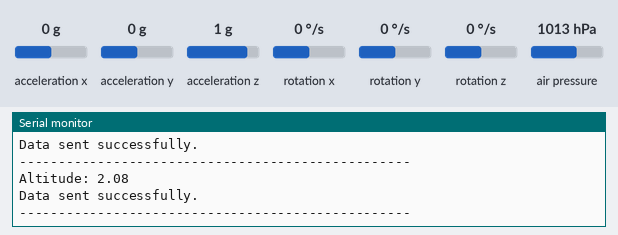
The sketch below on a simulated ESP32. Shown: the last lines printed to the serial monitor. The inputs (shaded band) are chosen by the test bench; at power-on: air pressure 1013 hPa, acceleration x 0 g, acceleration y 0 g, acceleration z 1 g, rotation x 0 °/s, rotation y 0 °/s, rotation z 0 °/s.

Above: at 3.2 s.
3.3 s: air pressure set to 952 hPa
At 3.31 s:
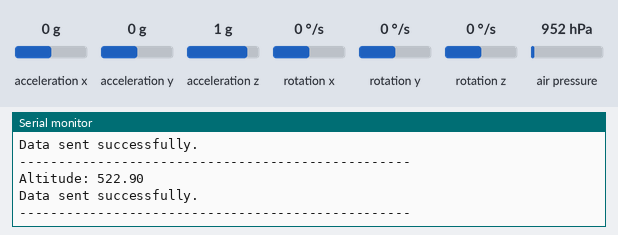
4.8 s: air pressure set to 975 hPa
At 4.9 s:
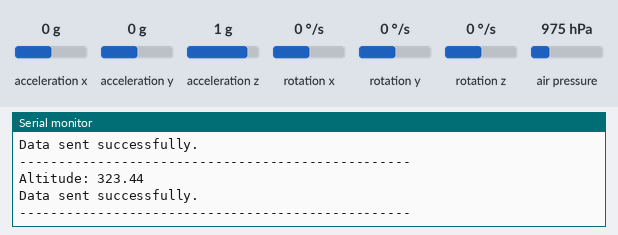
Timing chart, 0 to 7.8 s (numbered marks = the images above; inputs shaded):
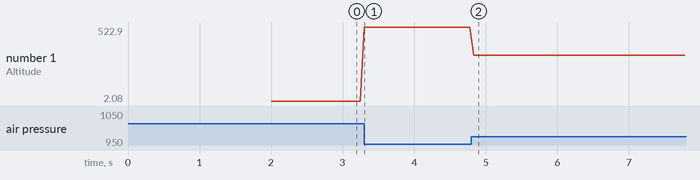

The sketch:

legSensor.ino
```cpp
#include <Wire.h>
#include <MPU6050_light.h>
#include <Adafruit_Sensor.h>
#include <Adafruit_BMP280.h>
#include <esp_now.h>
#include <WiFi.h>

// Define sensor objects
MPU6050 mpu(Wire);
Adafruit_BMP280 bmp;  // I2C

// Gravitational constant
const float GRAVITY = 9.81;

// Define structure for sending data
typedef struct {
  float accX_ms2;
  float accY_ms2;
  float accZ_ms2;
  float gyroX_dps;
  float gyroY_dps;
  float gyroZ_dps;
  float altitude_m;
} SensorData;

SensorData sensorData;

// Define peer address globally
uint8_t peerAddress[] = { 0xE8, 0x31, 0xCD, 0x31, 0x94, 0xF4 };  // Replace with the MAC address of the receiver E8:31:CD:31:94:F4

void setup() {
  Serial.begin(115200);
  Wire.begin();

  // Initialize MPU6050
  byte status = mpu.begin();
  Serial.print("MPU init status: ");
  Serial.println(status); // 0 = success

  if (status != 0) {
    Serial.println("⚠️ MPU6050 not initialized. Check wiring or chip.");
    while (1);
  }

  // Initialize BMP280
  if (!bmp.begin(0x76)) {
    Serial.println("⚠️ Could not find a valid BMP280 sensor.");
    while (1);
  }

  Serial.println("MPU6050 and BMP280 initialized!");

  // Initialize ESP-NOW
  WiFi.mode(WIFI_STA);
  if (esp_now_init() != ESP_OK) {
    Serial.println("Error initializing ESP-NOW");
    return;
  }

  // Set up ESP-NOW peer (this would be the MAC address of the receiving ESP device)
  esp_now_peer_info_t peerInfo;
  memcpy(peerInfo.peer_addr, peerAddress, 6);
  peerInfo.channel = 0;  // Default channel
  peerInfo.encrypt = false;
  peerInfo.ifidx = WIFI_IF_STA;  // ✅ CRUCIAL!
  // Add peer to ESP-NOW
  if (esp_now_add_peer(&peerInfo) != ESP_OK) {
    Serial.println("Failed to add peer");
    return;
  }

  delay(1000);
  mpu.calcOffsets(); // Optional: auto-calibrate MPU6050

  // Print out the MAC address of this device (sender)
  Serial.print("Sender MAC address: ");
  Serial.println(WiFi.macAddress());
}

void sendData() {
  // Check if the sensors are working correctly before sending data
    // Convert acceleration to m/s²
    sensorData.accX_ms2 = mpu.getAccX() * GRAVITY;
    sensorData.accY_ms2 = mpu.getAccY() * GRAVITY;
    sensorData.accZ_ms2 = mpu.getAccZ() * GRAVITY;

    // Read pressure from BMP280 and calculate altitude
    float pressure = bmp.readPressure() / 100.0F;  // Pressure in hPa
    sensorData.altitude_m = bmp.readAltitude(1013.25); // Use standard sea-level pressure
    Serial.print("Altitude: ");
    Serial.println(sensorData.altitude_m);
    // Read gyroscope values in degrees per second
    sensorData.gyroX_dps = mpu.getGyroX();
    sensorData.gyroY_dps = mpu.getGyroY();
    sensorData.gyroZ_dps = mpu.getGyroZ();

    // Send data using ESP-NOW
    esp_err_t result = esp_now_send(peerAddress, (uint8_t*)&sensorData, sizeof(sensorData));

    if (result == ESP_OK) {
      Serial.println("Data sent successfully.");
    } else {
      Serial.println("Error sending data.");
    }
}

void loop() {
  mpu.update();
  sendData();
  Serial.println("--------------------------------------------------");

  delay(50);
}
```

Measured:
- after the input at 3.3 s, the serial monitor: prints a new line at once (image 1)
- after the input at 4.8 s, the serial monitor: prints a new line at once (image 2)
- plotted number 1: 2.08 → 522.9 after the input at 3.3 s, 522.9 → 323.44 after the input at 4.8 s
